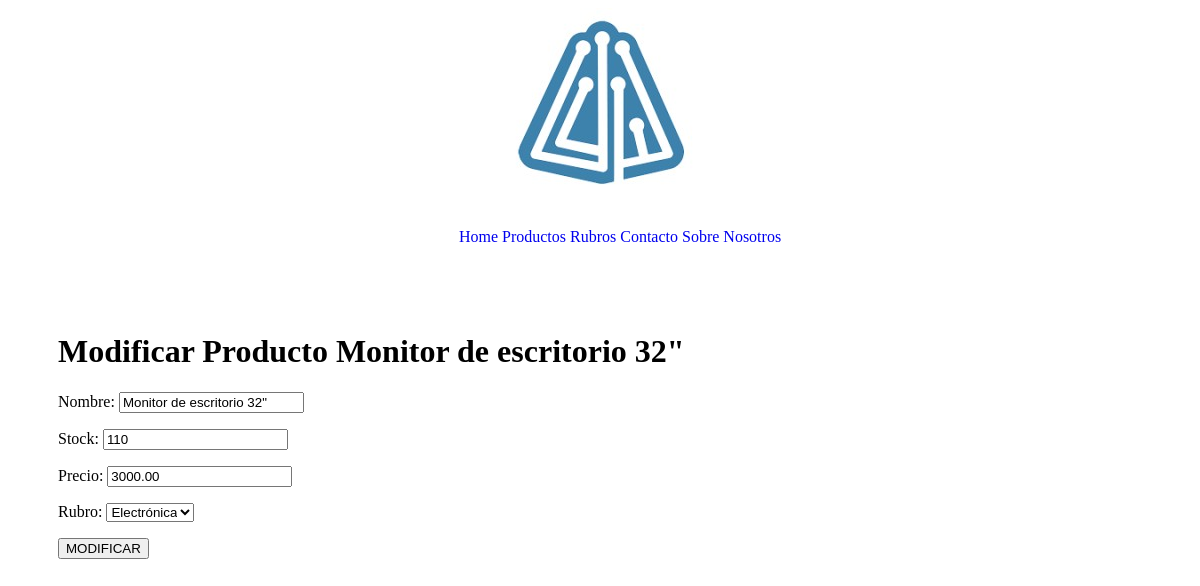
Screenshot of /Productos/Modificar/1 with the database file from the repository.
### apps/productos/models.py (models this page shows, shortened)
class Producto(models.Model):
    creado = models.DateTimeField(
        auto_now_add=True
    )
    modificado = models.DateTimeField(
        auto_now=True
    )
    nombre = models.CharField(max_length=30)
    stock = models.IntegerField()
    precio = models.DecimalField(max_digits=8, decimal_places=2)
    imagen = models.ImageField(upload_to= 'productos')
    rubro = models.ForeignKey(Rubro, null=True, on_delete = models.CASCADE)

### apps/genericos/models.py (models this page shows)
class Rubro(models.Model):
    nombre = models.CharField(max_length=60)
    def __str__(self):
        return self.nombre

### apps/productos/views.py (the view)
# urls.py: path('Modificar/<int:pk>', views.Modificar_Producto.as_view(), name= 'path_modificar_productos'),
class Modificar_Producto(UpdateView):
    model = Producto
    template_name = 'productos/modificar.html'
    form_class = FormularioModificarProducto
    success_url = reverse_lazy('productos:path_listar_productos')

### apps/productos/forms.py
class FormularioModificarProducto(forms.ModelForm):
    class Meta:
        model = Producto
        fields = ('nombre', 'stock', 'precio', 'rubro')

### templates/productos/modificar.html
{% extends 'base.html' %}
{% block contenido_cuerpo %}
    <p>
        <h1>Modificar Producto {{producto.nombre}}</h1>
         <div>
            <form method="post" enctype="multipart/form-data">{%csrf_token%}
                {{form.as_p}}
                <button type="submit">MODIFICAR</button>
            </form>
         </div>
    </p>
{% endblock contenido_cuerpo %}

### rows the page displays
Producto: nombre "Monitor de escritorio 32\"", stock "110", precio "3000.00", rubro "Electrónica"
